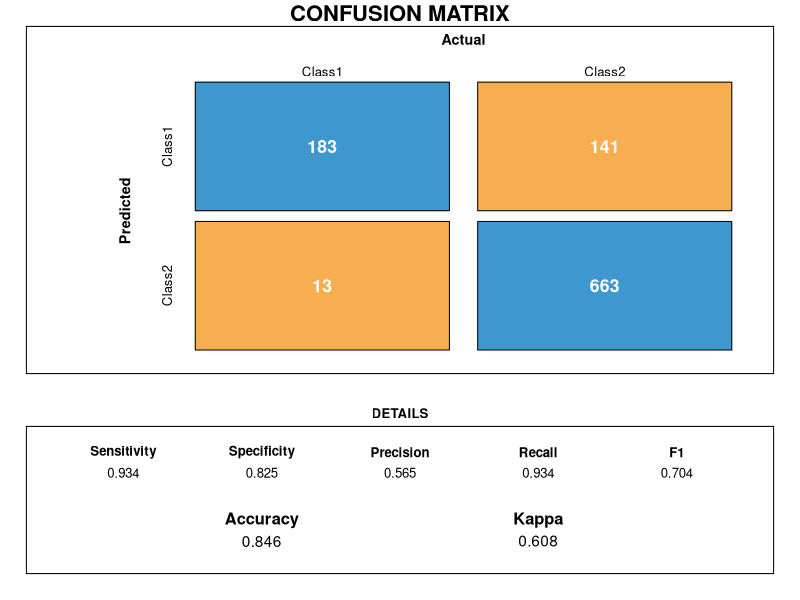

This chart was generated by the following R code:
set.seed(144)
true_class <- factor(sample(paste0("Class", 1:2), size = 1000, prob = c(.2, .8), replace = TRUE))
true_class <- sort(true_class)
class1_probs <- rbeta(sum(true_class == "Class1"), 4, 1)
class2_probs <- rbeta(sum(true_class == "Class2"), 1, 2.5)
test_set <- data.frame(obs = true_class,Class1 = c(class1_probs, class2_probs))
test_set$Class2 <- 1 - test_set$Class1
test_set$pred <- factor(ifelse(test_set$Class1 >= .5, "Class1", "Class2"))

# calculate the confusion matrix
require(caret)
install.packages('e1071', dependencies=TRUE)
cm <- confusionMatrix(data = test_set$pred, reference = test_set$obs)


draw_confusion_matrix <- function(cm) {
  
  layout(matrix(c(1,1,2)))
  par(mar=c(2,2,2,2))
  plot(c(100, 345), c(300, 450), type = "n", xlab="", ylab="", xaxt='n', yaxt='n')
  title('CONFUSION MATRIX', cex.main=2)
  
  # create the matrix 
  rect(150, 430, 240, 370, col='#3F97D0')
  text(195, 435, 'Class1', cex=1.2)
  rect(250, 430, 340, 370, col='#F7AD50')
  text(295, 435, 'Class2', cex=1.2)
  text(125, 370, 'Predicted', cex=1.3, srt=90, font=2)
  text(245, 450, 'Actual', cex=1.3, font=2)
  rect(150, 305, 240, 365, col='#F7AD50')
  rect(250, 305, 340, 365, col='#3F97D0')
  text(140, 400, 'Class1', cex=1.2, srt=90)
  text(140, 335, 'Class2', cex=1.2, srt=90)
  
  # add in the cm results 
  res <- as.numeric(cm$table)
  text(195, 400, res[1], cex=1.6, font=2, col='white')
  text(195, 335, res[2], cex=1.6, font=2, col='white')
  text(295, 400, res[3], cex=1.6, font=2, col='white')
  text(295, 335, res[4], cex=1.6, font=2, col='white')
  
  # add in the specifics 
  plot(c(100, 0), c(100, 0), type = "n", xlab="", ylab="", main = "DETAILS", xaxt='n', yaxt='n')
  text(10, 85, names(cm$byClass[1]), cex=1.2, font=2)
  text(10, 70, round(as.numeric(cm$byClass[1]), 3), cex=1.2)
  text(30, 85, names(cm$byClass[2]), cex=1.2, font=2)
  text(30, 70, round(as.numeric(cm$byClass[2]), 3), cex=1.2)
  text(50, 85, names(cm$byClass[5]), cex=1.2, font=2)
  text(50, 70, round(as.numeric(cm$byClass[5]), 3), cex=1.2)
  text(70, 85, names(cm$byClass[6]), cex=1.2, font=2)
  text(70, 70, round(as.numeric(cm$byClass[6]), 3), cex=1.2)
  text(90, 85, names(cm$byClass[7]), cex=1.2, font=2)
  text(90, 70, round(as.numeric(cm$byClass[7]), 3), cex=1.2)
  
  # add in the accuracy information 
  text(30, 35, names(cm$overall[1]), cex=1.5, font=2)
  text(30, 20, round(as.numeric(cm$overall[1]), 3), cex=1.4)
  text(70, 35, names(cm$overall[2]), cex=1.5, font=2)
  text(70, 20, round(as.numeric(cm$overall[2]), 3), cex=1.4)
}  
draw_confusion_matrix(cm)
